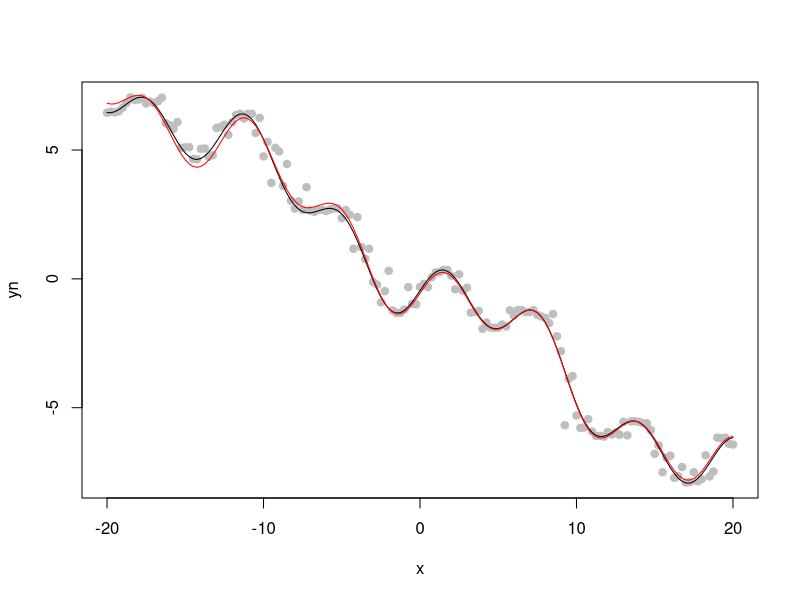

The R source for this figure:
x <- seq(from=-20,to=20,by=0.25)
target = function(x,pars) {
	with(as.list(pars),{
		return((sin(a*x+b)-cos(x+d))+c*x)
	})
}
opars <- list(a=0.4,b=-0.65,c=-0.4,d=8)
y <- target(x,opars)
yn <- target(x+rnorm(length(x),0,0.5),opars)

errorfunc = function(x,tomatch,basedat) sum(abs(tomatch-target(basedat,x)))/length(tomatch)

genparms	<- list(ngen=150,nind=200,recomb=TRUE,dorep=20)
seed		<- c(a=0,b=0,c=0,d=0)

mutate = function(lop)
{
	for(i in 1:length(lop))
	{
		lop[i] = lop[i] + rnorm(1,0,max(0.1,lop[i]/6))
	}
	return(lop)
}

recombin = function(g1,g2,n)
{
	tmat = matrix(0,ncol=length(g1),nrow=n)
	tmat[1,] <- g1
	tmat[2,] <- g2
	for(i in 3:nrow(tmat))
	{
		for(j in 1:length(g1))
		{
			tmat[i,j] <- ifelse(runif(1,0,1)<0.5,g1[j],g2[j])
		}
	}
	return(tmat)
}

GenOptim = function(data,goal,problem,error,seed,genparms)
{
	FitHist <- NULL
	InitFlag <- TRUE
	# Population matrix
	PopMat <- matrix(0,ncol=length(seed),nrow=genparms$nind)
	colnames(PopMat) <- names(seed)
	RPopMat <- PopMat
	# Fitness vector
	fitness <- numeric(length=genparms$nind)
	# Begin real code
	with(as.list(genparms),{
		# Initialize population by mutating the seed
		if(InitFlag)
		{
			for(ind in 1:nind) PopMat[ind,] <- mutate(seed)
			InitFlag <- FALSE
		}
		# Now go on with the search alogorithm
		for(gen in 1:ngen)
		{
			# Step 0 : create a new matrix
			tPopMat <- NULL
			# Step 1 : get the fitness of each element
			fit <- apply(PopMat,1,function(x) errorfunc(x,goal,data))
			FitHist[gen] <- min(fit)
			# Step 2 : get the genotypes that reproduce
			OkGen <- PopMat[(rank(fit,ties='random')<=dorep),]
			# Step 3 : make random pairings
			OkGen <- OkGen[sample(c(1:dorep),replace=FALSE),]
			for(pairing in 1:(dorep/2))
			{
				recom <- recombin(OkGen[((2*pairing)-1),],OkGen[((2*pairing)),],2*(nind/dorep))
				recom <- t(apply(recom,1,mutate))
				tPopMat <- rbind(tPopMat,recom)
			}
			# Step 4 : clone the new matrix
			PopMat <- tPopMat
			colnames(PopMat) <- names(seed)
		}
		# Return the best result
		fit <- apply(PopMat,1,function(x) errorfunc(x,goal,data))
		output = list(set=as.list(PopMat[which.min(fit),]),pop=PopMat,fits=fit,fit.log=FitHist)
		return(output)
	})
}
		   
out <- GenOptim(x,yn,target,errorfunc,seed,genparms)

plot(x,yn,col='grey',pch=19)
lines(x,y)
lines(x,target(x,out$set),col='red')